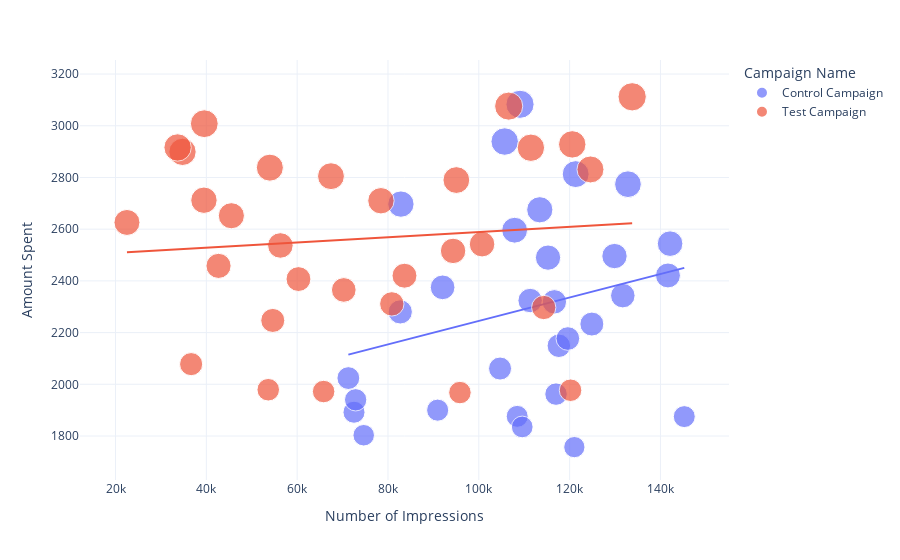

The notebook cell saved with this chart:
### Markdown cell above
#### Relationship between the Number of Impressions from both Campaigns and the Amount Spent on Both Campaigns

### Code cell
figure = px.scatter(data_frame = data, 
                    x="Number of Impressions",
                    y="Amount Spent", 
                    size="Amount Spent", 
                    color= "Campaign Name", 
                    trendline="ols")
figure.show()

### Figure 1 — Plotly figure (JSON) as saved in the notebook; plotly's stock layout.template omitted (floating-point values rounded to 4 significant figures)
{"data": [{"hovertemplate": "Campaign Name=Control Campaign<br>Number of Impressions=%{x}<br>Amount Spent=%{marker.size}<extra></extra>", "legendgroup": "Control Campaign", "marker": {"color": "#636efa", "size": [2280, 2149, 2490, 2319, 2697, 1875, 2774, 2024, 2177, 1876, 2596, 1757, 2675, 1803, 2939, 2496, 1892, 1962, 2233, 2061, 2421, 2375, 2343, 2324, 1940, 1835, 3083, 2544, 1900, 2813], "sizemode": "area", "sizeref": 7.78, "symbol": "circle"}, "mode": "markers", "name": "Control Campaign", "orientation": "v", "showlegend": true, "type": "scatter", "x": [82702, 117624, 115247, 116639, 82847, 145248, 132845, 71274, 119612, 108452, 107890, 121040, 113430, 74654, 105705, 129880, 72515, 117006, 124897, 104678, 141654, 92029, 131711, 111306, 72878, 109600.0, 109076, 142123, 90939, 121332], "xaxis": "x", "y": [2280, 2149, 2490, 2319, 2697, 1875, 2774, 2024, 2177, 1876, 2596, 1757, 2675, 1803, 2939, 2496, 1892, 1962, 2233, 2061, 2421, 2375, 2343, 2324, 1940, 1835, 3083, 2544, 1900, 2813], "yaxis": "y"}, {"hovertemplate": "<b>OLS trendline</b><br>Amount Spent = 0.00453629 * Number of Impressions + 1791.44<br>R<sup>2</sup>=0.069265<br><br>Campaign Name=Control Campaign<br>Number of Impressions=%{x}<br>Amount Spent=%{y} <b>(trend)</b><extra></extra>", "legendgroup": "Control Campaign", "marker": {"color": "#636efa", "symbol": "circle"}, "mode": "lines", "name": "Control Campaign", "showlegend": false, "type": "scatter", "x": [71274, 72515, 72878, 74654, 82702, 82847, 90939, 92029, 104678, 105705, 107890, 108452, 109076, 109600.0, 111306, 113430, 115247, 116639, 117006, 117624, 119612, 121040, 121332, 124897, 129880, 131711, 132845, 141654, 142123, 145248], "xaxis": "x", "y": [2115.0, 2120.0, 2122.0, 2130.0, 2167.0, 2167.0, 2204.0, 2209.0, 2266.0, 2271.0, 2281.0, 2283.0, 2286.0, 2288.0, 2296.0, 2306.0, 2314.0, 2321.0, 2322.0, 2325.0, 2334.0, 2341.0, 2342.0, 2358.0, 2381.0, 2389.0, 2394.0, 2434.0, 2436.0, 2450.0], "yaxis": "y"}, {"hovertemplate": "Campaign Name=Test Campaign<br>Number of Impressions=%{x}<br>Amount Spent=%{marker.size}<extra></extra>", "legendgroup": "Test Campaign", "marker": {"color": "#EF553B", "size": [3008, 2790, 2420, 2831, 1972, 2537, 2516, 3076, 1968, 1979, 2626, 2542, 2712, 3112, 2899, 2407, 2078, 2928, 2311, 2915, 2247, 2805, 2365, 1977, 2710, 2297, 2458, 2838, 2916, 2652], "sizemode": "area", "sizeref": 7.78, "symbol": "circle"}, "mode": "markers", "name": "Test Campaign", "orientation": "v", "showlegend": true, "type": "scatter", "x": [39550, 95054, 83633, 124591, 65827, 56304, 94338, 106584, 95843, 53632, 22521, 100719, 39470, 133771, 34752, 60286, 36650, 120576, 80841, 111469, 54627, 67444, 70263, 120203, 78451, 114295, 42684, 53986, 33669, 45511], "xaxis": "x", "y": [3008, 2790, 2420, 2831, 1972, 2537, 2516, 3076, 1968, 1979, 2626, 2542, 2712, 3112, 2899, 2407, 2078, 2928, 2311, 2915, 2247, 2805, 2365, 1977, 2710, 2297, 2458, 2838, 2916, 2652], "yaxis": "y"}, {"hovertemplate": "<b>OLS trendline</b><br>Amount Spent = 0.00100671 * Number of Impressions + 2487.98<br>R<sup>2</sup>=0.008600<br><br>Campaign Name=Test Campaign<br>Number of Impressions=%{x}<br>Amount Spent=%{y} <b>(trend)</b><extra></extra>", "legendgroup": "Test Campaign", "marker": {"color": "#EF553B", "symbol": "circle"}, "mode": "lines", "name": "Test Campaign", "showlegend": false, "type": "scatter", "x": [22521, 33669, 34752, 36650, 39470, 39550, 42684, 45511, 53632, 53986, 54627, 56304, 60286, 65827, 67444, 70263, 78451, 80841, 83633, 94338, 95054, 95843, 100719, 106584, 111469, 114295, 120203, 120576, 124591, 133771], "xaxis": "x", "y": [2511.0, 2522.0, 2523.0, 2525.0, 2528.0, 2528.0, 2531.0, 2534.0, 2542.0, 2542.0, 2543.0, 2545.0, 2549.0, 2554.0, 2556.0, 2559.0, 2567.0, 2569.0, 2572.0, 2583.0, 2584.0, 2584.0, 2589.0, 2595.0, 2600.0, 2603.0, 2609.0, 2609.0, 2613.0, 2623.0], "yaxis": "y"}], "layout": {"legend": {"itemsizing": "constant", "title": {"text": "Campaign Name"}, "tracegroupgap": 0}, "margin": {"t": 60}, "xaxis": {"anchor": "y", "domain": [0, 1], "title": {"text": "Number of Impressions"}}, "yaxis": {"anchor": "x", "domain": [0, 1], "title": {"text": "Amount Spent"}}}}
